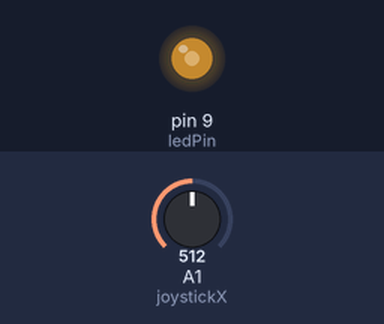
Bench run of a sketch on a simulated Arduino Uno, built with avr-gcc and run on an emulated ATmega328P. On the bench: output pins drawn as LEDs (lit = HIGH). The test bench sets the inputs (shaded band); at power-on: A1 (joystickX) = 512.

Above: at 1.2 s.
1.3 s: A1 (joystickX) set to 716
At 2.0 s:
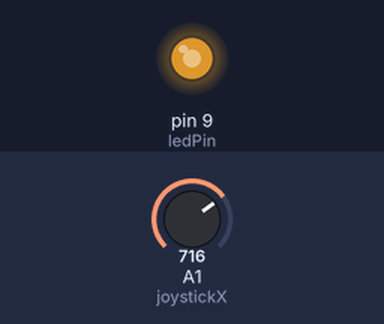
2.8 s: A1 (joystickX) set to 900
At 3.2 s:
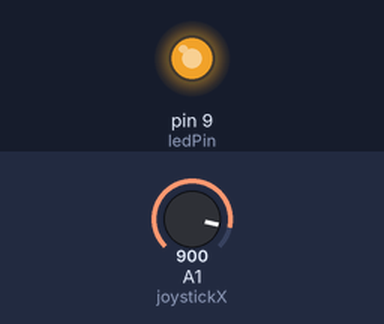
4.3 s: A1 (joystickX) set to 122
At 5.5 s:
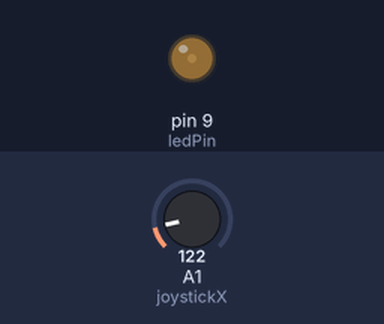
5.8 s: A1 (joystickX) set to 0
At 6.6 s:
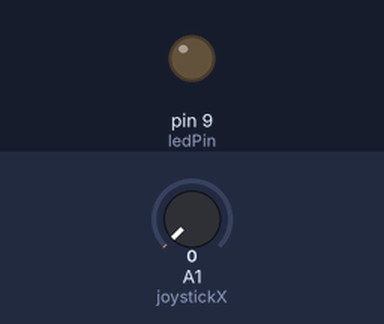
7.3 s: A1 (joystickX) set to 511
At 7.8 s:
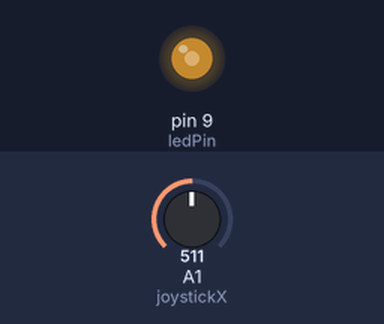
Timing chart, 0 to 9.8 s (numbered marks = the images above; inputs shaded):
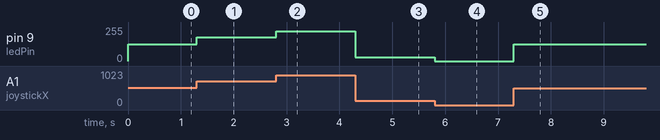

Measured:
- after the input at 1.3 s, pin 9 (ledPin): 127/255 → 178/255 at once
- after the input at 2.8 s, pin 9 (ledPin): 178/255 → 224/255 at once
- after the input at 4.3 s, pin 9 (ledPin): 224/255 → 30/255 at once
- after the input at 5.8 s, pin 9 (ledPin): 30/255 → 0/255 at once
- after the input at 7.3 s, pin 9 (ledPin): 0/255 → 127/255 at once

The sketch:

JOYSTICKbr.ino
```cpp
const int joystickX = A1;
const int ledPin = 9;

void setup() {
  pinMode(ledPin, OUTPUT);
  pinMode(joystickX, INPUT);
}

void loop() {
  int xValue = analogRead(joystickX);
  int brightness = map(xValue, 0, 1023, 0, 255);
  analogWrite(ledPin, brightness);
}
```
